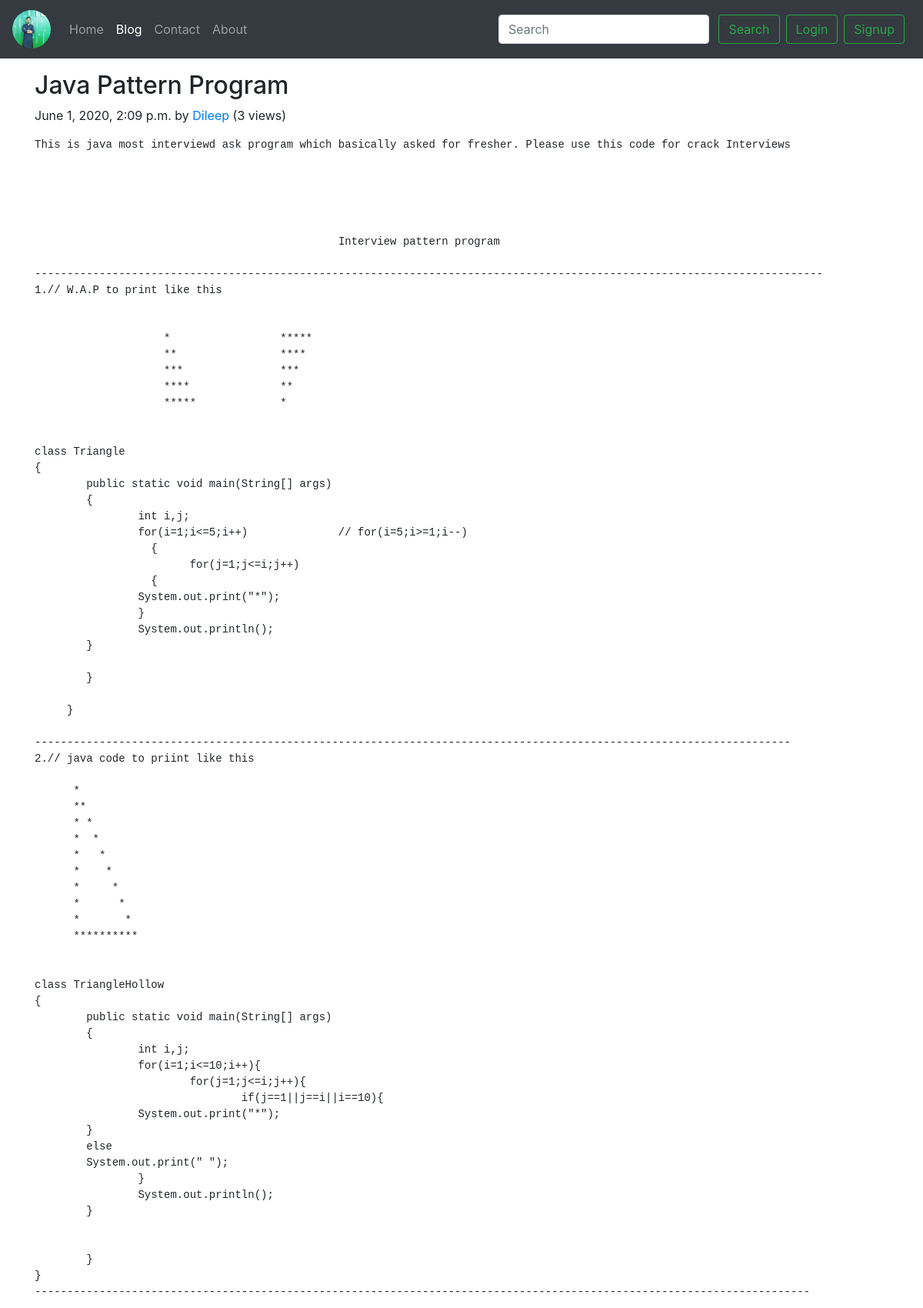
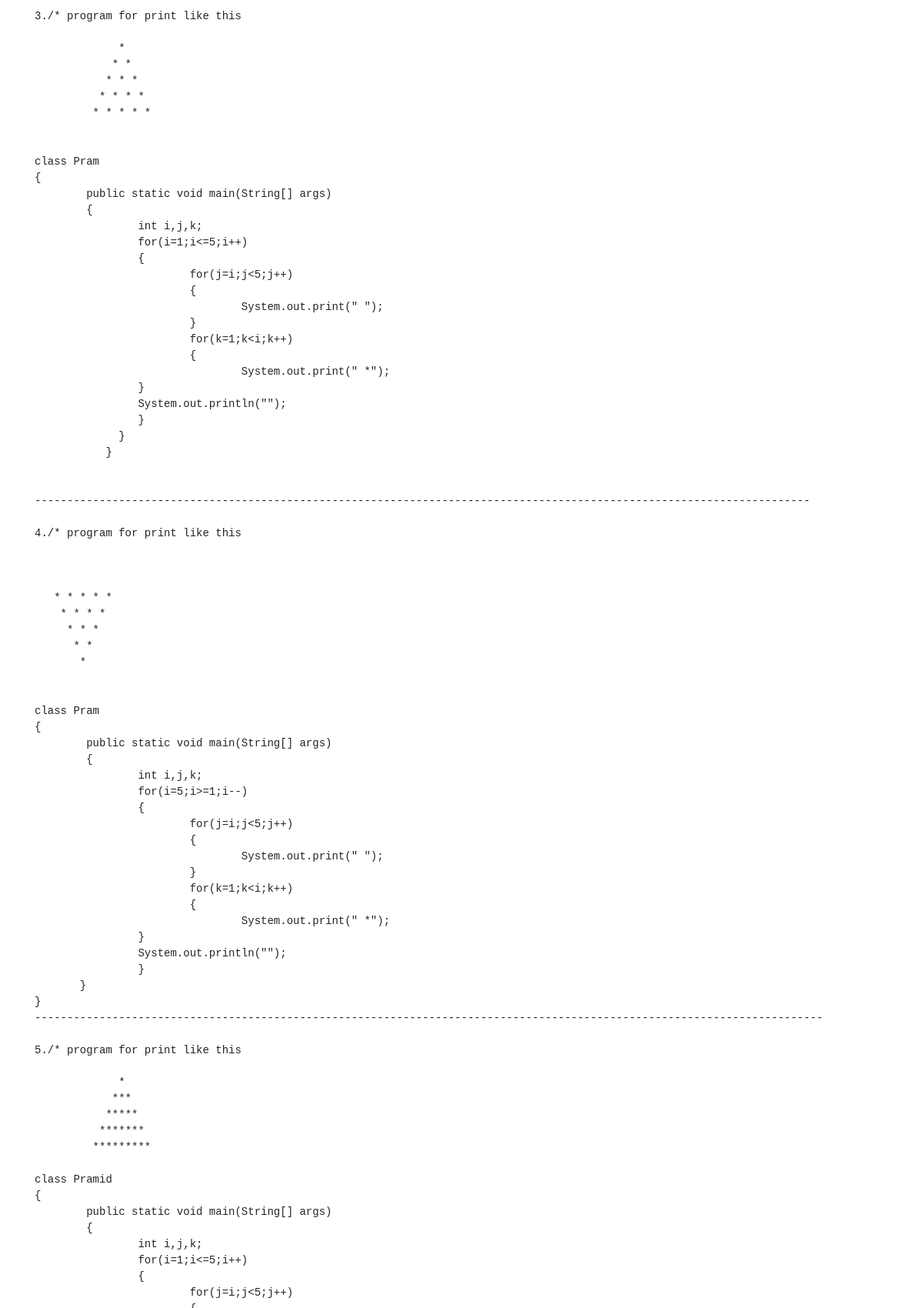
Screenshot of /blog/Pattern-Progarm (upper part) with the database file from the repository (2 pictures, top to bottom).
### blog/models.py (models this page shows, shortened)
class Post(models.Model):
    sno = models.AutoField(primary_key=True)
    title = models.CharField(max_length=100)
    content = models.TextField()
    author = models.CharField(max_length=100)
    slug = models.CharField(max_length=130)
    views = models.IntegerField(default=0)
    timeStamp = models.DateTimeField(blank=True)

### blog/views.py (the view)
# urls.py: path('<str:slug>', views.blogPost, name='blogPost'),
def blogPost(request,slug):
    post = Post.objects.filter(slug=slug).first()
    post.views = post.views + 1
    post.save()
    comments = BlogComment.objects.filter(post=post,parents=None)
    replies = BlogComment.objects.filter(post=post).exclude(parents=None)
    replyDict = {}
    for reply in replies:
        if reply.parents.sno not in replyDict.keys():
            replyDict[reply.parents.sno] = [reply]
        else:
            replyDict[reply.parents.sno].append(reply)
    context = {'post':post,'comments':comments,'user':request.user,'replyDict':replyDict}
    return render(request,'blog/blogPost.html',context)

### templates/blog/blogPost.html (shortened to what this page needs)
{% extends 'base.html' %}
{% block blogactive %} active {% endblock blogactive %}
{% block body %}
{% load humanize %}
{% load extras %}
<div class="container my-3">
    <h2 class="blog-post-title">{{post.title}}</h2>
    <p class="blog-post-meta">{{post.timeStamp}} by <a href="/about">{{post.author}}</a> (<span>{{post.views}} views</span>)
</p>
    <p>{{post.content|safe}}</p>
</div>
{% endblock body %}

### rows the page displays
Post: title "Java Pattern Program", timeStamp "June 1, 2020, 2:09 p.m.", author "Dileep", views "3", content "This is java most interviewd ask program which basically asked for fresher. Please use this code for crack Interviews"
